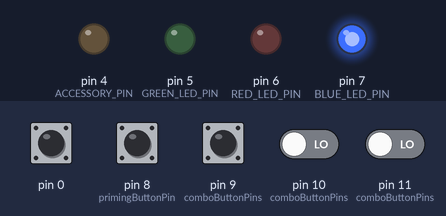
Recording of a program running on a simulated Arduino Uno, built with avr-gcc and run on an emulated ATmega328P. Parts: output pins drawn as LEDs (lit = HIGH). Dashed ring = blinking. The inputs (shaded band) are chosen by the test bench; at power-on: pin 0 HIGH, pin 8 (primingButtonPin), pin 9 (comboButtonPins), pin 10 (comboButtonPins), pin 11 (comboButtonPins) LOW.

Above: at 1.2 s.
1.3 s: pin 8 (primingButtonPin) pulled HIGH for 0.15 s
At 1.8 s:
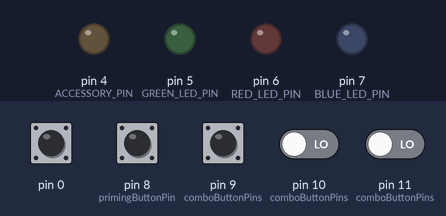
2.9 s: pin 9 (comboButtonPins) pulsed HIGH 5 times (0.12 s each, 0.3 s apart)
At 3.59 s:
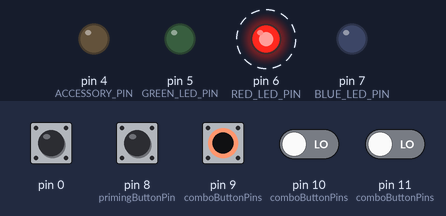
Timing chart, 0 to 11.9 s (numbered marks = the images above; inputs shaded):
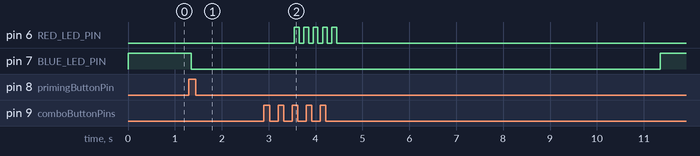

The program:

main.cpp
```cpp
// (licence header left out)
// #include <Arduino.h>  // comment this line out if using the Arduino IDE
#include <button.h>

// tl;dr only make changes to numerical constants
//       leave any computed or derived variables alone

// set output pin numbers here
const int ACCESSORY_PIN = 4;
const int GREEN_LED_PIN = 5;
const int RED_LED_PIN = 6;
const int BLUE_LED_PIN = 7;

// set primer button pin and debounce time here
const int primingButtonPin = 8;
const unsigned long primingButtonDebounceTime = 50;
button primingButton(primingButtonPin, INPUT, false);

// set combo button pins and their debounce time here (expand past 3 if desired)
const int comboButtonPins[] = {9, 10, 11};
const unsigned long comboButtonsDebounceTime = 50;
const int comboButtonsCount = sizeof(comboButtonPins) / sizeof(int);
button comboButtons[comboButtonsCount] = {};

// set a lock combo of any length here
const int lockCombo[] = {0, 1, 2};
const int lockComboLength = sizeof(lockCombo) / sizeof(int);
int comboInput[lockComboLength] = {};
int comboInputIndex;

// set the amount of time in milliseconds the user has to input the combo
const unsigned long comboInputTimeOut = 10000;
unsigned long comboInputStartMillis;

// set flash red characteristics
// total flashing time = count * interval * 2
const int flashRedCount = 5;         // number of times to flash the red LED
const long toggleRedInterval = 100;  // milliseconds LED is on for and then off for
const int toggleRedCount = flashRedCount * 2;
bool flashRed = false;
int toggleRedIndex;
unsigned long lastToggleRedMillis = millis();

// enumerate possible states and initialize the system
enum systemState { NOT_PRIMED,
                   PRIMED,
                   CORRECT_COMBO,
                   INCORRECT_COMBO };
int currentSystemState = NOT_PRIMED;

// forward declarations of functions
bool isTimedOut(unsigned long startTime, unsigned long timeOut);
bool compareArrays(const int arrayA[], const int arrayB[], const int length);

void setup() {
  pinMode(ACCESSORY_PIN, OUTPUT);
  pinMode(GREEN_LED_PIN, OUTPUT);
  pinMode(RED_LED_PIN, OUTPUT);
  pinMode(BLUE_LED_PIN, OUTPUT);

  primingButton.setDebounceTime(primingButtonDebounceTime);

  // initialize combo buttons within buttons array
  for (int i = 0; i < comboButtonsCount; i++) {
    comboButtons[i] = button(comboButtonPins[i], INPUT, false);
    comboButtons[i].setDebounceTime(comboButtonsDebounceTime);
  }
}  // end setup

void loop() {
  // always monitor the primer button regardless of the current system state
  primingButton.loop();
  if (primingButton.isPressed()) {
    currentSystemState = PRIMED;
    comboInputIndex = 0;
    comboInputStartMillis = millis();
  }

  // after an incorrect combo, flash red without blocking continued execution
  if (flashRed) {
    if (toggleRedIndex < toggleRedCount) {
      if (millis() - lastToggleRedMillis >= toggleRedInterval) {
        digitalWrite(RED_LED_PIN, !digitalRead(RED_LED_PIN));
        lastToggleRedMillis = millis();
        toggleRedIndex++;
      }
    } else {
      flashRed = false;
      toggleRedIndex = 0;
    }
  }

  // run current system state specific code
  switch (currentSystemState) {
    case NOT_PRIMED: {
      // set pin states and continue to wait for primer button
      digitalWrite(ACCESSORY_PIN, LOW);
      digitalWrite(GREEN_LED_PIN, LOW);
      digitalWrite(BLUE_LED_PIN, HIGH);

      break;
    }  // end case NOT_PRIMED

    case PRIMED: {
      // set pin states
      digitalWrite(ACCESSORY_PIN, LOW);
      digitalWrite(GREEN_LED_PIN, LOW);
      digitalWrite(BLUE_LED_PIN, LOW);

      // check each combo button for a press
      for (int i = 0; i < comboButtonsCount; i++) {
        comboButtons[i].loop();
        if (comboButtons[i].isPressed()) {
          comboButtons[i].loop();  // loop after pressed ensures hung state is cleared

          comboInput[comboInputIndex] = i;  // store index of pressed button
          comboInputIndex++;                // and increase input index for next pressed button
        }
      }

      // full code entered, evaluate it and set system state for next run
      if (lockComboLength == comboInputIndex) {
        if (compareArrays(lockCombo, comboInput, lockComboLength))
          currentSystemState = CORRECT_COMBO;
        else
          currentSystemState = INCORRECT_COMBO;
      }

      // monitor combo intput timeout status, reset system state after timeout
      if (isTimedOut(comboInputStartMillis, comboInputTimeOut))
        currentSystemState = NOT_PRIMED;

      break;
    }  // end case PRIMED

    case CORRECT_COMBO: {
      // set pin states
      digitalWrite(ACCESSORY_PIN, HIGH);
      digitalWrite(GREEN_LED_PIN, HIGH);
      digitalWrite(RED_LED_PIN, LOW);
      digitalWrite(BLUE_LED_PIN, LOW);

      // stop flashing red if correct combo was entered after
      // an incorrect attempt but before flashing completed
      flashRed = false;

      break;
    }  // end case CORRECT_COMBO

    case INCORRECT_COMBO: {
      // prepare to flash the red LED
      flashRed = true;
      toggleRedIndex = 0;

      // re-prime the system for additional attempts within the input window
      currentSystemState = PRIMED;
      comboInputIndex = 0;

      break;
    }  // end case INCORRECT_COMBO

    default: {
      // this should never ever execute but exists anyways just in case
      digitalWrite(GREEN_LED_PIN, HIGH);
      digitalWrite(RED_LED_PIN, HIGH);
      digitalWrite(BLUE_LED_PIN, HIGH);
      delay(10000);
      break;
    }  // end case default
  }    // end switch
}  // end loop

// check if elapsed time from start time to now exceeds a timeout in milliseconds
bool isTimedOut(unsigned long startTime, unsigned long timeOut) {
  if (millis() - startTime >= timeOut)
    return true;
  else
    return false;
}

// not the most elegant solution comparing each element, but suitable for short combos
bool compareArrays(const int arrayA[], const int arrayB[], const int length) {
  bool same = true;
  long i = 0;
  while (i < length && same) {
    same = arrayA[i] == arrayB[i];
    i++;
  }
  return same;
}
```

button.cpp
```cpp
#include <button.h>

button::button() : button(NOT_A_PIN){};  // useful when preallocating space in an array of buttons

button::button(int pin) : button(pin, INPUT_PULLUP, true){};

button::button(int pin, int mode, bool pullUpResistor) {
  buttonPin = pin;
  pinMode(buttonPin, mode);
  buttonPullUpResistor = pullUpResistor;

  debounceTime = 0;
  count = 0;
  countMode = COUNT_PRESSES;

  previousSteadyState = digitalRead(buttonPin);
  lastSteadyState = previousSteadyState;
  lastFlickerableState = previousSteadyState;

  lastDebounceTime = 0;
}

void button::setDebounceTime(unsigned long time) {
  debounceTime = time;
}

int button::getState(void) {
  return lastSteadyState;
}

int button::getStateRaw(void) {
  return digitalRead(buttonPin);
}

bool button::isPressed_pullUp(void) {
  if (previousSteadyState == HIGH && lastSteadyState == LOW)
    return true;
  else
    return false;
}

bool button::isPressed_pullDown(void) {
  if (previousSteadyState == LOW && lastSteadyState == HIGH)
    return true;
  else
    return false;
}

bool button::isPressed(void) {
  if (buttonPullUpResistor)
    return isPressed_pullUp();
  else
    return isPressed_pullDown();
}

bool button::isReleased_pullUp(void) {
  if (previousSteadyState == LOW && lastSteadyState == HIGH)
    return true;
  else
    return false;
}

bool button::isReleased_pullDown(void) {
  if (previousSteadyState == HIGH && lastSteadyState == LOW)
    return true;
  else
    return false;
}

bool button::isReleased(void) {
  if (buttonPullUpResistor)
    return isReleased_pullUp();
  else
    return isReleased_pullDown();
}

void button::setCountMode(int mode) {
  countMode = mode;
}

unsigned long button::getCount(void) {
  return count;
}

void button::resetCount(void) {
  count = 0;
}

void button::loop(void) {
  // read the state of the switch/button:
  int currentState = digitalRead(buttonPin);
  unsigned long currentTime = millis();

  // check to see if you just pressed the button
  // (i.e. the input went from LOW to HIGH), and you've waited long enough
  // since the last press to ignore any noise:

  // If the switch/button changed, due to noise or pressing:
  if (currentState != lastFlickerableState) {
    // reset the debouncing timer
    lastDebounceTime = currentTime;
    // save the the last flickerable state
    lastFlickerableState = currentState;
  }

  if ((currentTime - lastDebounceTime) >= debounceTime) {
    // whatever the reading is at, it's been there for longer than the debounce
    // delay, so take it as the actual current state:

    // save the the steady state
    previousSteadyState = lastSteadyState;
    lastSteadyState = currentState;
  }

  if (previousSteadyState != lastSteadyState) {
    if (countMode == COUNT_BOTH)
      count++;
    else if (countMode == COUNT_PRESSES) {
      if (buttonPullUpResistor) {
        if (isPressed_pullUp())
          count++;
      } else {
        if (isPressed_pullDown())
          count++;
      }
    } else if (countMode == COUNT_RELEASES) {
      if (buttonPullUpResistor) {
        if (isReleased_pullUp())
          count++;
      } else {
        if (isReleased_pullDown())
          count++;
      }
    }
  }
}

/*
 * Copyright (c) 2019, ArduinoGetStarted.com. All rights reserved.
 *
 * Redistribution and use in source and binary forms, with or without
 * modification, are permitted provided that the following conditions
 * are met:
 *
 * - Redistributions of source code must retain the above copyright
 *   notice, this list of conditions and the following disclaimer.
 *
 * - Redistributions in binary form must reproduce the above copyright
 *   notice, this list of conditions and the following disclaimer in the
 *   documentation and/or other materials provided with the distribution.
 *
 * - Neither the name of the ArduinoGetStarted.com nor the names of its
 *   contributors may be used to endorse or promote products derived from
 *   this software without specific prior written permission.
 *
 * THIS SOFTWARE IS PROVIDED BY ARDUINOGETSTARTED.COM "AS IS" AND ANY EXPRESS OR
 * IMPLIED WARRANTIES, INCLUDING, BUT NOT LIMITED TO, THE IMPLIED
 * WARRANTIES OF MERCHANTABILITY AND FITNESS FOR A PARTICULAR PURPOSE ARE
 * DISCLAIMED. IN NO EVENT SHALL ARDUINOGETSTARTED.COM BE LIABLE FOR ANY DIRECT,
 * INDIRECT, INCIDENTAL, SPECIAL, EXEMPLARY, OR CONSEQUENTIAL DAMAGES
 * (INCLUDING, BUT NOT LIMITED TO, PROCUREMENT OF SUBSTITUTE GOODS OR
 * SERVICES; LOSS OF USE, DATA, OR PROFITS; OR BUSINESS INTERRUPTION)
 * HOWEVER CAUSED AND ON ANY THEORY OF LIABILITY, WHETHER IN CONTRACT,
 * STRICT LIABILITY, OR TORT (INCLUDING NEGLIGENCE OR OTHERWISE) ARISING
 * IN ANY WAY OUT OF THE USE OF THIS SOFTWARE, EVEN IF ADVISED OF THE
 * POSSIBILITY OF SUCH DAMAGE.
 */
```

button.h
```cpp
// (licence header left out)
#ifndef button_h
#define button_h

#include <Arduino.h>
enum countModes { COUNT_PRESSES,
                  COUNT_RELEASES,
                  COUNT_BOTH };

class button {
 private:
  int buttonPin;               // the pin the button is connected to
  unsigned long debounceTime;  // longer times decrease false positives but increase button hold time
  unsigned long count;         // number of events determined by countMode
  int countMode;               // count presses, releases, or both
  bool buttonPullUpResistor;   // is a pull-up resistor in use?

  int previousSteadyState;   // the previous steady state from the input pin, used to detect pressed and released events
  int lastSteadyState;       // the last steady state from the input pin
  int lastFlickerableState;  // the last flickerable state from the input pin

  unsigned long lastDebounceTime;  // the last time the output pin was toggled

  bool isPressed_pullUp(void);
  bool isPressed_pullDown(void);
  bool isReleased_pullUp(void);
  bool isReleased_pullDown(void);

 public:
  button();
  button(int pin);
  button(int pin, int mode, bool pullUpResistor);
  void setDebounceTime(unsigned long time);
  int getState(void);
  int getStateRaw(void);
  bool isPressed(void);
  bool isReleased(void);
  void setCountMode(int mode);
  unsigned long getCount(void);
  void resetCount(void);
  void loop(void);
};

#endif

/*
 * Copyright (c) 2019, ArduinoGetStarted.com. All rights reserved.
 *
 * Redistribution and use in source and binary forms, with or without
 * modification, are permitted provided that the following conditions
 * are met:
 *
 * - Redistributions of source code must retain the above copyright
 *   notice, this list of conditions and the following disclaimer.
 *
 * - Redistributions in binary form must reproduce the above copyright
 *   notice, this list of conditions and the following disclaimer in the
 *   documentation and/or other materials provided with the distribution.
 *
 * - Neither the name of the ArduinoGetStarted.com nor the names of its
 *   contributors may be used to endorse or promote products derived from
 *   this software without specific prior written permission.
 *
 * THIS SOFTWARE IS PROVIDED BY ARDUINOGETSTARTED.COM "AS IS" AND ANY EXPRESS OR
 * IMPLIED WARRANTIES, INCLUDING, BUT NOT LIMITED TO, THE IMPLIED
 * WARRANTIES OF MERCHANTABILITY AND FITNESS FOR A PARTICULAR PURPOSE ARE
 * DISCLAIMED. IN NO EVENT SHALL ARDUINOGETSTARTED.COM BE LIABLE FOR ANY DIRECT,
 * INDIRECT, INCIDENTAL, SPECIAL, EXEMPLARY, OR CONSEQUENTIAL DAMAGES
 * (INCLUDING, BUT NOT LIMITED TO, PROCUREMENT OF SUBSTITUTE GOODS OR
 * SERVICES; LOSS OF USE, DATA, OR PROFITS; OR BUSINESS INTERRUPTION)
 * HOWEVER CAUSED AND ON ANY THEORY OF LIABILITY, WHETHER IN CONTRACT,
 * STRICT LIABILITY, OR TORT (INCLUDING NEGLIGENCE OR OTHERWISE) ARISING
 * IN ANY WAY OUT OF THE USE OF THIS SOFTWARE, EVEN IF ADVISED OF THE
 * POSSIBILITY OF SUCH DAMAGE.
 */
```

Measured:
- after the input at 1.3 s, pin 7 (BLUE_LED_PIN): HIGH → LOW after 0.05 s
- after the input at 2.9 s, pin 6 (RED_LED_PIN): alternates HIGH for 0.10 s and LOW for 0.10 s, 10 changes in all, then stays LOW, starting after 0.65 s
